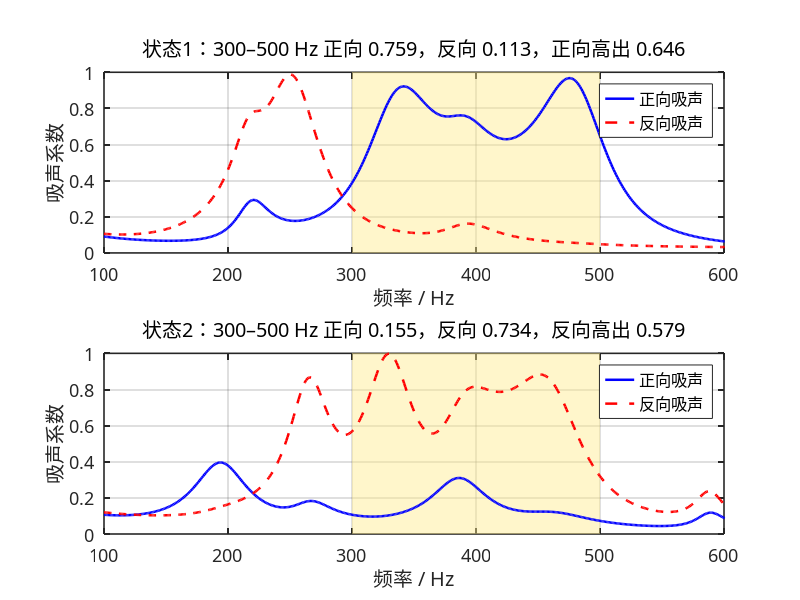

Reproduce this figure in MATLAB.
clear;
clc;
close all;

%% 1. 基本参数

f = 100:1:700;
omega = 2*pi*f;
Nf = length(f);

rho0 = 1.29;
c0 = 343;
eta = 1.89e-5;
kappa = 0.026;
Cv = 712;
gamma = 1.4;

P0 = rho0*c0^2/gamma;
Z0 = rho0*c0;

nu = eta/rho0;
mu_bar = kappa/(rho0*Cv);

W = 30e-3;
L = 30e-3;
S = W*L;

Nc = 4;

%% 2. 四单胞结构参数

% 三层微穿孔板厚度（m）。两态共用。
t = 2e-3*ones(Nc,3);

% 12 个孔径（m）。每行一个单胞，三列是三块板。两态共用。
d = 1e-3 * [
    0.100000  0.524405  3.116240;
    7.350000  1.483373  0.685000;
    1.888050  1.163000  7.549542;
    1.403498  3.047673  2.825794
];

% 状态 1 的 8 个实际腔高（m）。每行一个单胞的两个腔。范围 10–80 mm。
H1 = 1e-3 * [
    10.000000  80.000000;
    80.000000  26.937060;
    40.201861  35.941198;
    79.885598  10.000000
];

% 状态 2 只改这 8 个实际腔高（m）。
H2 = 1e-3 * [
    39.286943  68.585725;
    11.484286  65.991543;
    38.182498  80.000000;
    45.007550  73.567576
];

n_holes = ones(Nc,3);
phi = pi*d.^2.*n_holes/(4*S);
weight = ones(1,Nc)/Nc;

%% 3. 折纸几何

a = 30;       % mm
hc = 20;      % mm
n0 = 4;
beta = 45;    % degree

%% 4. 微穿孔板阻抗（孔径不变，只算一次）

Zp = complex(zeros(Nc,3,Nf));

for s = 1:Nc
    for j = 1:3
        y = (d(s,j)/2)./sqrt(eta./(rho0*omega));
        q = y*sqrt(-1i);
        F = 1-2*besselj(1,q)./(q.*besselj(0,q));
        Z = 1i*omega*rho0*t(s,j)./(phi(s,j).*F) ...
          + sqrt(2)*eta*y./(phi(s,j)*d(s,j)) ...
          + 1i*0.85*omega*rho0*d(s,j)/phi(s,j);
        Zp(s,j,:) = reshape(Z,1,1,Nf);
    end
end

%% 5. Full Stinson Model（与腔高无关，只算一次）

N = 200;

Sv = zeros(1,Nf);
St = zeros(1,Nf);

for m = 0:N
    am = (2*m+1)*pi/W;
    for n = 0:N
        bn = (2*n+1)*pi/L;
        lambda2 = am^2+bn^2;
        wmn = 1/(am^2*bn^2);
        Sv = Sv + wmn*lambda2./(lambda2+1i*omega/nu);
        St = St + wmn*lambda2./(lambda2+1i*omega/mu_bar);
    end
end

Fv = 64*Sv/(W^2*L^2);
Ft = 64*St/(W^2*L^2);

rho_eff = rho0./(1-Fv);
K_eff = gamma*P0./(1+(gamma-1)*Ft);

k_eff = omega.*sqrt(rho_eff./K_eff);
Z_eff = sqrt(rho_eff.*K_eff);

%% 6. 两种腔高分别算正反向吸声

Hstate = cat(3,H1,H2);
alpha = zeros(2,2,Nf);

for state = 1:2
    H = Hstate(:,:,state);
    H_mm = H*1e3;
    h = H_mm/n0;

    if any(H_mm(:)<=0) || any(H_mm(:)>n0*hc)
        error('状态 %d 的腔高必须满足 0 < H <= %.0f mm。', state, n0*hc);
    end

    q = sqrt(max(0,hc^2-h.^2));
    V11 = a.*h.*q/16;
    V12 = h.*(a-hc).*q/(16*tand(beta));
    V13 = h.*q/24.*(hc/tand(beta)-q/2);
    V_mm3 = 8*n0.*(a^2.*h/8-V11-V12-V13);

    if any(V_mm3(:)<=0)
        error('状态 %d 的折纸腔体积出现非正值。', state);
    end

    H_eq = V_mm3*1e-9/S;

    fprintf('\n========== 状态 %d ==========\n', state);
    disp('实际腔高（mm）：');
    disp(H_mm);
    disp('等效腔高（mm）：');
    disp(H_eq*1e3);

    rf = complex(zeros(1,Nf));
    rb = complex(zeros(1,Nf));
    tau = complex(zeros(1,Nf));

    for ii = 1:Nf
        Y_total = complex(zeros(2,2));
        k = k_eff(ii);
        Z = Z_eff(ii);

        for s = 1:Nc
            Tp1 = [1,Zp(s,1,ii);0,1];
            Tp2 = [1,Zp(s,2,ii);0,1];
            Tp3 = [1,Zp(s,3,ii);0,1];

            Hc1 = H_eq(s,1);
            Hc2 = H_eq(s,2);
            Tc1 = [cos(k*Hc1),1i*Z*sin(k*Hc1);
                   1i*sin(k*Hc1)/Z,cos(k*Hc1)];
            Tc2 = [cos(k*Hc2),1i*Z*sin(k*Hc2);
                   1i*sin(k*Hc2)/Z,cos(k*Hc2)];

            Tm = Tp1*Tc1*Tp2*Tc2*Tp3;
            A = Tm(1,1);
            B = Tm(1,2);
            C = Tm(2,1);
            D = Tm(2,2);
            Ys = [D/B,C-A*D/B;1/B,-A/B];
            Y_total = Y_total+weight(s)*Ys;
        end

        Y11 = Y_total(1,1);
        Y12 = Y_total(1,2);
        Y21 = Y_total(2,1);
        Y22 = Y_total(2,2);

        A = -Y22/Y21;
        B = 1/Y21;
        C = Y12-Y11*Y22/Y21;
        D = Y11/Y21;

        den = A+B/Z0+C*Z0+D;
        tau(ii) = 2/den;
        rf(ii) = (A+B/Z0-C*Z0-D)/den;
        rb(ii) = (-A+B/Z0-C*Z0+D)/den;
    end

    alpha(state,1,:) = 1-abs(rf).^2-abs(tau).^2;
    alpha(state,2,:) = 1-abs(rb).^2-abs(tau).^2;
end

%% 7. 300–500 Hz 平均吸声

band = f>=300 & f<=500;
names = {'状态1','状态2'};

fprintf('\n========== 300–500 Hz ==========\n');
for state = 1:2
    af = squeeze(alpha(state,1,band)).';
    ab = squeeze(alpha(state,2,band)).';
    if state == 1
        gap = mean(af)-mean(ab);
        fprintf('%s  正向 %.4f  反向 %.4f  正向高出 %.4f\n', ...
            names{state}, mean(af), mean(ab), gap);
    else
        gap = mean(ab)-mean(af);
        fprintf('%s  正向 %.4f  反向 %.4f  反向高出 %.4f\n', ...
            names{state}, mean(af), mean(ab), gap);
    end
end

%% 8. 绘图

if ispc
    fontName = 'Microsoft YaHei';
else
    fontName = 'WenQuanYi Micro Hei';
end

figure('Color','w','Position',[80 40 980 760]);

for state = 1:2
    subplot(2,1,state);
    hold on;

    patch([300 500 500 300],[0 0 1 1],[1 0.92 0.55], ...
        'EdgeColor','none','FaceAlpha',0.45,'HandleVisibility','off');

    af = squeeze(alpha(state,1,:)).';
    ab = squeeze(alpha(state,2,:)).';
    hF = plot(f,af,'b-','LineWidth',1.8);
    hB = plot(f,ab,'r--','LineWidth',1.8);

    mf = mean(af(band));
    mb = mean(ab(band));
    if state == 1
        name = sprintf('状态1：300–500 Hz 正向 %.3f，反向 %.3f，正向高出 %.3f', ...
            mf, mb, mf-mb);
    else
        name = sprintf('状态2：300–500 Hz 正向 %.3f，反向 %.3f，反向高出 %.3f', ...
            mf, mb, mb-mf);
    end

    grid on;
    box on;
    xlim([100 600]);
    ylim([0 1]);
    xticks(100:100:600);
    yticks(0:0.2:1);
    xlabel('频率 / Hz');
    ylabel('吸声系数');
    title(name,'FontWeight','normal');
    legend([hF,hB],{'正向吸声','反向吸声'},'Location','northeast');
    set(gca,'FontName',fontName,'FontSize',13,'LineWidth',1.1,'TickDir','in');
end

outDir = fileparts(mfilename('fullpath'));
if isempty(outDir)
    outDir = pwd;
end
print(gcf, fullfile(outDir, 'origami_two_state_result.png'), '-dpng', '-r140');
fprintf('图已保存。\n');
